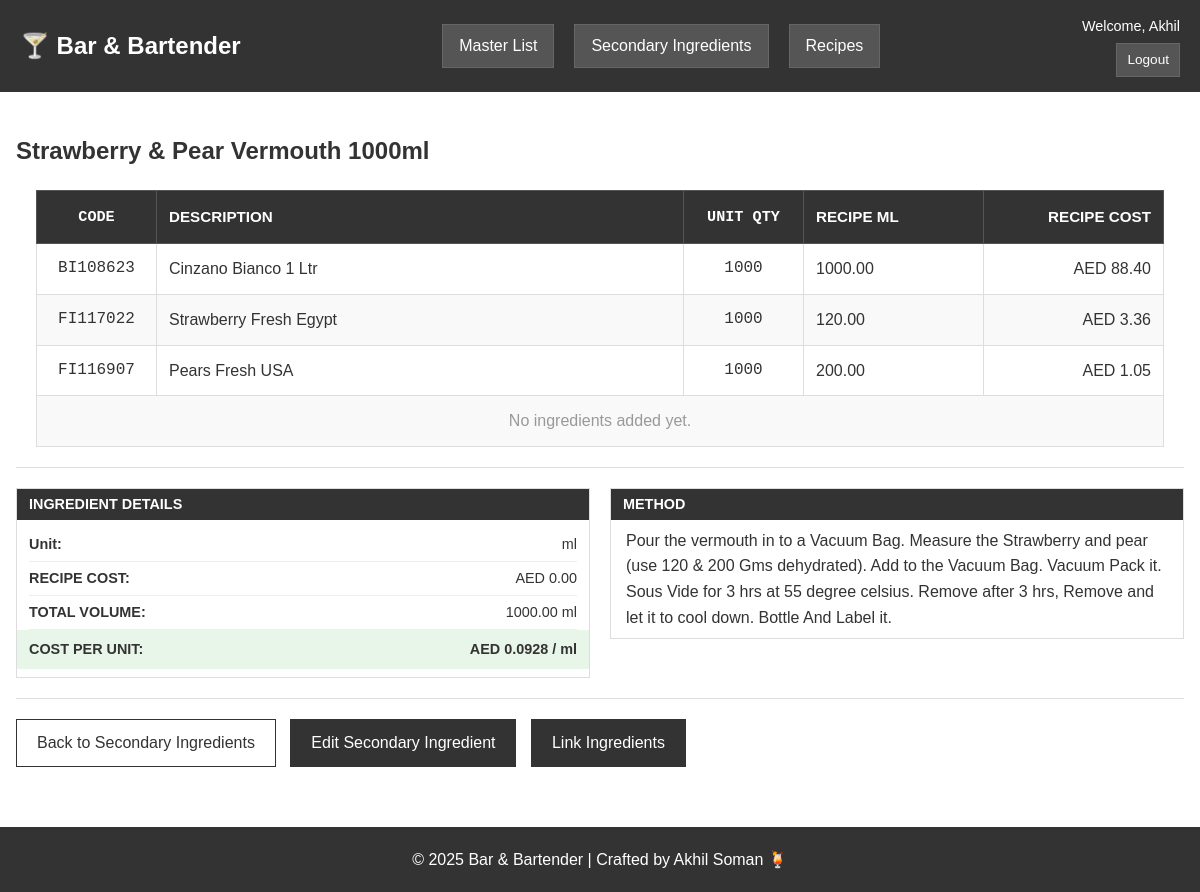
/secondary-ingredients/2 (signed in), run on the app's committed database.
### models.py (models this page shows, shortened)
class User(db.Model, UserMixin):
    id = db.Column(db.Integer, primary_key=True)
    username = db.Column(db.String(80), unique=True, nullable=False)
    email = db.Column(db.String(120), unique=True, nullable=False)
    password = db.Column(db.String(200), nullable=False)
    is_admin = db.Column(db.Boolean, default=False)

class HomemadeIngredient(db.Model):
    id = db.Column(db.Integer, primary_key=True)
    name = db.Column(db.String(150), nullable=False)
    unique_code = db.Column(db.String(50), unique=True)
    created_by = db.Column(db.Integer, db.ForeignKey('user.id'))
    creator = db.relationship('User')
    created_at = db.Column(db.DateTime, default=datetime.utcnow)
    total_volume_ml = db.Column(db.Float, nullable=False)
    unit = db.Column(db.String(20), default="ml")
    method = db.Column(db.Text)
    ingredients = db.relationship('HomemadeIngredientItem', backref='homemade', cascade='all, delete-orphan')
    def calculate_cost(self):
        return round(sum(i.calculate_cost() for i in self.ingredients), 2)
    def calculate_cost_per_unit(self):
        if self.total_volume_ml > 0:
            return round(self.calculate_cost() / self.total_volume_ml, 4)
        return 0.0

class HomemadeIngredientItem(db.Model):
    id = db.Column(db.Integer, primary_key=True)
    homemade_id = db.Column(db.Integer, db.ForeignKey('homemade_ingredient.id'), nullable=False)
    product_id = db.Column(db.Integer, db.ForeignKey('product.id'), nullable=False)
    quantity_ml = db.Column(db.Float, nullable=False)
    quantity = db.Column(db.Float, default=0)
    unit = db.Column(db.String(20), default="ml")
    product = db.relationship('Product')
    def calculate_cost(self):
        prod = self.product
        qty = self.quantity
        if not prod:
            return 0.0
        if prod.cost_per_unit is None or prod.cost_per_unit == 0:
            return 0.0
        if prod.selling_unit == "ml":
            cost_per_unit = prod.cost_per_unit
        elif prod.selling_unit == "grams":
            cost_per_unit = prod.cost_per_unit
        elif prod.selling_unit == "pieces":
            cost_per_unit = prod.cost_per_unit
        else:
            if prod.ml_in_bottle and prod.ml_in_bottle > 0:
                cost_per_unit = prod.cost_per_unit / prod.ml_in_bottle
            else:
                cost_per_unit = prod.cost_per_unit
        total_cost = cost_per_unit * qty
        return round(total_cost, 2)

class Product(db.Model):
    id = db.Column(db.Integer, primary_key=True)
    unique_item_number = db.Column(db.String(50), unique=True)
    supplier = db.Column(db.String(120))
    barbuddy_code = db.Column(db.String(20), unique=True, nullable=False)
    description = db.Column(db.String(200), nullable=False)
    category = db.Column(db.String(50))
    sub_category = db.Column(db.String(50))
    item_level = db.Column(db.String(20), default='Primary')
    ml_in_bottle = db.Column(db.Float)
    abv = db.Column(db.Float)
    selling_unit = db.Column(db.String(20), default="ml")
    cost_per_unit = db.Column(db.Float, nullable=False)
    supplier_product_code = db.Column(db.String(50))
    purchase_type = db.Column(db.String(10), default="each")
    bottles_per_case = db.Column(db.Integer, default=1)
    case_cost = db.Column(db.Float, default=0.0)
    image_path = db.Column(db.String(255))

### blueprints/secondary.py (the view)
@secondary_bp.route('/secondary-ingredients/<int:id>')
@login_required
def view_secondary_ingredient(id):
    ensure_schema_updates()
    from sqlalchemy.orm import joinedload
    secondary = HomemadeIngredient.query.options(
        joinedload(HomemadeIngredient.ingredients).joinedload(HomemadeIngredientItem.product)
    ).get_or_404(id)
    _ = secondary.ingredients
    for item in secondary.ingredients:
        _ = item.product
    return render_template('secondary_ingredients/view.html', secondary=secondary)

### utils/helpers.py (called while the page is built)
def inject_now():
    return {'current_year': datetime.now().year}

### templates/secondary_ingredients/view.html
{% extends "base.html" %}
{% block page_panel %}
<div class="recipe-view-container">
    <h2>{{ secondary.name }}</h2>
    <div class="recipe-view-layout">
        <div class="recipe-table-section">
            <table class="recipe-cost-table">
                <thead>
                    <tr>
                        <th class="code-cell">CODE</th>
                        <th class="description-cell">DESCRIPTION</th>
                        <th class="unit-qty-cell">UNIT QTY</th>
                        <th class="recipe-ml-cell">RECIPE ML</th>
                        <th class="cost-cell">RECIPE COST</th>
                    </tr>
                </thead>
                <tbody>
                    {% set total_cost = 0.0 %}
                    {% set has_ingredients = false %}
                    {% if secondary.ingredients %}
                        {% for item in secondary.ingredients %}
                            {% if item.product %}
                                {% set has_ingredients = true %}
                                {% set cost = item.calculate_cost() %}
                                {% set total_cost = total_cost + cost %}
                                <tr>
                                    <td class="code-cell">{{ item.product.barbuddy_code or 'N/A' }}</td>
                                    <td class="description-cell">{{ item.product.description or 'N/A' }}</td>
                                    <td class="unit-qty-cell">{{ "%.0f"|format(item.product.ml_in_bottle or 0) }}</td>
                                    {% set display_unit = item.unit %}
                                    {% if display_unit and display_unit|lower == 'each' %}
                                        {% set display_unit = '' %}
                                    {% endif %}
                                    <td class="recipe-ml-cell">
                                        {{ "%.2f"|format(item.quantity) }}{% if display_unit %} {{ display_unit }}{% endif %}
                                    </td>
                                    <td class="cost-cell">AED {{ "%.2f"|format(cost) }}</td>
                                </tr>
                            {% endif %}
                        {% endfor %}
                    {% endif %}
                    {% if has_ingredients %}
                        <tr class="total-row">
                            <td colspan="4"><strong>Total</strong></td>
                            <td class="cost-cell"><strong>AED {{ "%.2f"|format(total_cost) }}</strong></td>
                        </tr>
                    {% else %}
                        <tr class="empty-state-row">
                            <td colspan="5">No ingredients added yet.</td>
                        </tr>
                    {% endif %}
                </tbody>
            </table>
        </div>
        <div class="recipe-sidebar">
            <div class="recipe-details-section">
                <div class="section-header">INGREDIENT DETAILS</div>
                <div class="summary-box">
                    <div class="summary-row">
                        <span class="summary-label">Unit:</span>
                        <span class="summary-value">{{ secondary.unit }}</span>
                    </div>
                    <div class="summary-row">
                        <span class="summary-label">RECIPE COST:</span>
                        <span class="summary-value">AED {{ "%.2f"|format(total_cost) }}</span>
                    </div>
                    <div class="summary-row">
                        <span class="summary-label">TOTAL VOLUME:</span>
                        <span class="summary-value">{{ "%.2f"|format(secondary.total_volume_ml) }} {{ secondary.unit }}</span>
                    </div>
                    <div class="summary-row cost-percent-row">
                        <span class="summary-label">COST PER UNIT:</span>
                        <span class="summary-value">AED {{ "%.4f"|format(secondary.calculate_cost_per_unit()) }} / {{ secondary.unit }}</span>
                    </div>
                </div>
            </div>
            <div class="method-section">
                <div class="section-header">METHOD</div>
                <div class="section-content">
                    {{ secondary.method or "No method provided." }}
                </div>
            </div>
        </div>
    </div>
    <div class="actions recipe-actions">
        <a class="btn secondary" href="{{ url_for('secondary.secondary_ingredients') }}">Back to Secondary Ingredients</a>
        <a class="btn" href="{{ url_for('secondary.edit_secondary_ingredient', id=secondary.id) }}">Edit Secondary Ingredient</a>
        <a class="btn btn-primary" href="{{ url_for('secondary.link_ingredient_to_secondary', id=secondary.id) }}">Link Ingredients</a>
    </div>
</div>
{% endblock %}

### templates/base.html (shortened to what this page needs)
<!DOCTYPE html>
<html lang="en">
<head>
    <link rel="stylesheet" href="{{ url_for('static', filename='style.css') }}">
</head>
<body>
    <header class="navbar">
        <div class="nav-left">
            <h1><a href="{{ url_for('main.index') }}">🍸 Bar & Bartender</a></h1>
        </div>
        <nav class="nav-center">
            <a class="nav-pill" href="{{ url_for('products.ingredients_master') }}">Master List</a>
            <a class="nav-pill" href="{{ url_for('secondary.secondary_ingredients') }}">Secondary Ingredients</a>
            <a class="nav-pill" href="{{ url_for('recipes.recipes_list') }}">Recipes</a>
        </nav>
        <div class="nav-right {% if current_user.is_authenticated %}nav-right-auth{% endif %}">
            {% if current_user.is_authenticated %}
                <span class="nav-welcome">Welcome, {{ current_user.username }}</span>
                <a class="nav-logout" href="{{ url_for('auth.logout') }}">Logout</a>
            {% else %}
                <a href="{{ url_for('auth.login') }}">Login</a>
                <a href="{{ url_for('auth.register') }}">Register</a>
            {% endif %}
        </div>
    </header>
    <main class="content">
        <div class="page-body">
            {% block page_panel %}{% endblock %}
        </div>
    </main>
    <footer>
        <p>© {{ current_year }} Bar & Bartender | Crafted by Akhil Soman 🍹</p>
    </footer>
</body>
</html>

### data on the page
User: username "Akhil"
HomemadeIngredient: name "Strawberry & Pear Vermouth 1000ml", unit "ml", total_volume_ml "1000.00", calculate_cost_per_unit "0.0928", method "Pour the vermouth in to a Vacuum Bag. Measure the Strawberry and pear (use 120 & 200 Gms dehydrated). Add to the Vacuum Bag. Vacuum Pack it. Sous Vide for 3 hrs at 55 degree celsius. Remove after 3 hrs, Remove and let it to cool down. Bottle And Label it."
HomemadeIngredientItem: product "BI108623", product "Cinzano Bianco 1 Ltr", quantity "1000.00", cost "88.40"
Product: product "1000"
HomemadeIngredientItem: product "FI117022", product "Strawberry Fresh Egypt", quantity "120.00", cost "3.36"
Product: product "1000"
HomemadeIngredientItem: product "FI116907", product "Pears Fresh USA", quantity "200.00", cost "1.05"
Product: product "1000"

### other printed values
{{ "%.2f"|format(total_cost) }} "0.00"
